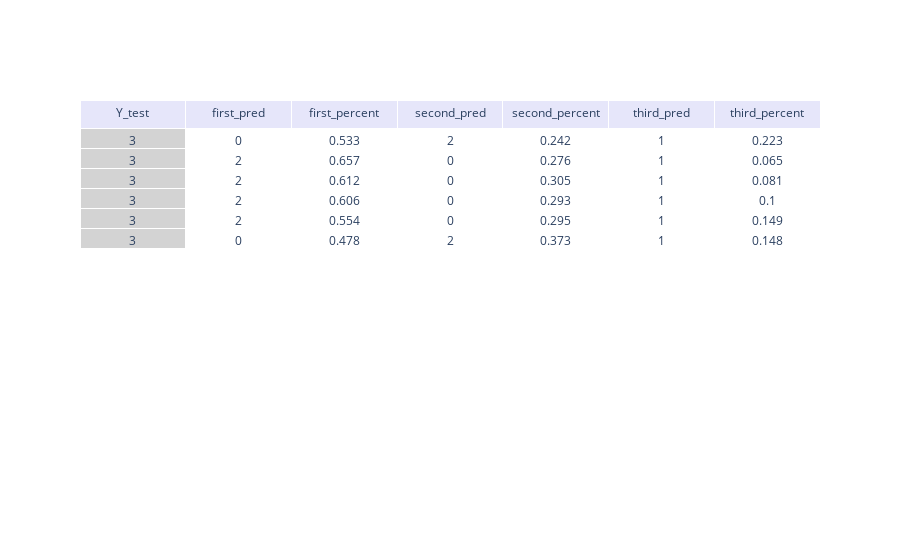

This figure's notebook cell:
### Code cell
def series_prediction_3(sound, label):
    sounds = []
    audio = []
    first_preds = []
    first_percent = []
    second_preds = []
    second_percent = []
    third_preds = []
    third_percent = []
    for i in range(len(sound)): #para imprimir tabela de previsoes
        predictions = model.predict_proba(sound)
        predic = largest_indices(predictions[i], 3)
        percentage = predictions[i][predic]
        
        sounds.append(label[i])
        #audio.append(display(Audio(AUDIO, autoplay=True, rate=rate)))
        first_preds.append((predic)[0])
        first_percent.append(truncate(percentage[0],3))
        second_preds.append((predic)[1])
        second_percent.append(truncate(percentage[1],3))
        third_preds.append((predic)[2])
        third_percent.append(truncate(percentage[2],3))
        mean_first = sum(first_preds)/ len(first_preds)
        mean_first = int(round(mean_first))
        mean_second = sum(second_preds)/ len(second_preds)
        mean_second = int(round(mean_second))
        mean_third = sum(third_preds)/ len(third_preds)
        mean_third = int(round(mean_third))
       
    data = {'Y_test':  sounds, #'Sound': audio, 'mean_first' : mean_first, 'mean_second' : mean_second,'mean_third': mean_third 
            'first_pred': first_preds,
            'first_percent': first_percent,
            'second_pred': second_preds,
            'second_percent': second_percent,
            'third_pred': third_preds,
            'third_percent': third_percent
           }
    
    df = pd.DataFrame(data)
    fig = go.Figure(data=[go.Table(
    header=dict(values=list(df.columns),
                fill_color='lavender',
                align='center'),
    cells=dict(values=[df.Y_test, df.first_pred, df.first_percent, df.second_pred, # df.Sound,df.mean_first,df.mean_second,df.mean_third
                       df.second_percent, df.third_pred, df.third_percent],
               #fill_color='lightgrey',
               fill=dict(color=['lightgrey', 'white']),
               align='center'))])

    fig.show()
    fig.write_image("output.png")
    
    print('Mean of timestamps:', mean_first)
    
    return df

df = series_prediction_3(X_TEST, Y_TEST)

### Figure 1 — Plotly figure (JSON) as saved in the notebook; plotly's stock layout.template omitted (floating-point values rounded to 4 significant figures)
{"data": [{"cells": {"align": "center", "fill": {"color": ["lightgrey", "white"]}, "values": [[3, 3, 3, 3, 3, 3], [0, 2, 2, 2, 2, 0], [0.533, 0.657, 0.612, 0.606, 0.554, 0.478], [2, 0, 0, 0, 0, 2], [0.242, 0.276, 0.305, 0.293, 0.295, 0.373], [1, 1, 1, 1, 1, 1], [0.223, 0.065, 0.081, 0.1, 0.149, 0.148]]}, "header": {"align": "center", "fill": {"color": "lavender"}, "values": ["Y_test", "first_pred", "first_percent", "second_pred", "second_percent", "third_pred", "third_percent"]}, "type": "table"}], "layout": {}}
